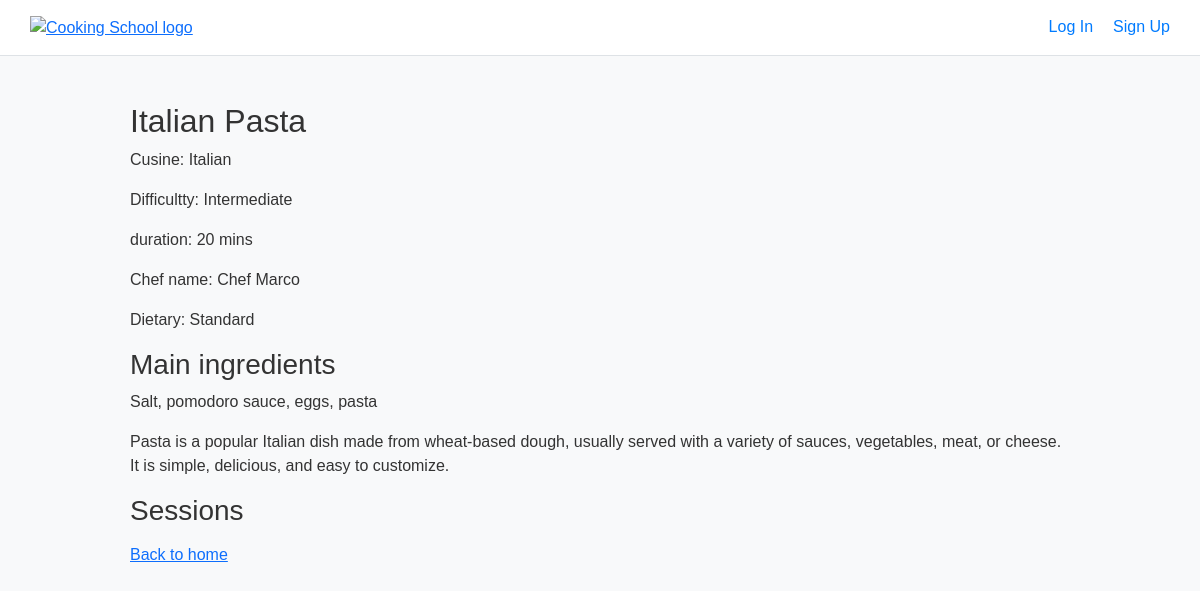
Page /classes/1 on the committed database.
### tables this page shows
CREATE TABLE "cooking_class" (
	"id"	INTEGER NOT NULL UNIQUE,
	"manager_id"	INTEGER NOT NULL,
	"title"	TEXT NOT NULL,
	"cuisine"	TEXT NOT NULL,
	"difficulty"	TEXT NOT NULL,
	"duration"	INTEGER NOT NULL,
	"dietary"	TEXT NOT NULL,
	"chef_name"	TEXT NOT NULL,
	"ingredients"	TEXT NOT NULL,
	"description"	TEXT NOT NULL,
	"img1"	TEXT NOT NULL,
	"img2"	TEXT NOT NULL,
	"img3"	TEXT NOT NULL,
	PRIMARY KEY("id" AUTOINCREMENT)
);

### app.py (the view)
@app.route("/classes/<int:class_id>")
def class_detail(class_id):
    c = cookingClass_dao.get_class_id(class_id)
    if not c:
        flash("Class not found.", category="error")
        return redirect(url_for("home"))
    sessions = classSession_dao.get_sessions_by_class(class_id)
    average_rating = enrollments_dao.get_class_average_rating(class_id)
    return render_template("class_detail.html", c=c, sessions=sessions, average_rating=average_rating)

### classSession_dao.py (called while the page is built)
def get_sessions_by_class(class_id):
  query = "SELECT * FROM class_session WHERE class_id=?"
  conn = sqlite3.connect("cooking_school.db")
  cursor = conn.cursor()
  cursor.execute(query, (class_id,))
  sessions = cursor.fetchall()
  cursor.close()
  conn.close()
  return sessions

### cookingClass_dao.py (called while the page is built)
def get_class_id(class_id):
    conn = sqlite3.connect("cooking_school.db")
    conn.row_factory = sqlite3.Row
    cursor = conn.cursor()
    query = "SELECT * FROM cooking_class WHERE id = ?"
    cursor.execute(query, (class_id,))
    cooking_class = cursor.fetchone()
    cursor.close()
    conn.close()
    return cooking_class

### enrollments_dao.py (called while the page is built)
def get_class_average_rating(class_id):
    conn = sqlite3.connect("cooking_school.db")
    cursor = conn.cursor()
    cursor.execute("SELECT AVG(enrollments.rating) FROM enrollments JOIN class_session ON enrollments.session_id = class_session.id WHERE class_session.class_id = ? AND enrollments.rating > 0", (class_id,))
    average = cursor.fetchone()[0]
    conn.close()
    return average

### templates/class_detail.html (shortened to what this page needs)
{% extends "base.html" %}
{% block content %}
  <div>
    <h2>{{c.title}}</h2>
    <p>Cusine: {{c.cuisine}}</p>
    <p>Difficultty: {{c.difficulty}}</p>
    <p>duration: {{c.duration}} mins</p>
    <p>Chef name: {{c.chef_name}}</p>
    <p>Dietary: {{c.dietary}}</p>
    <h3>Main ingredients</h3>
    <p>{{ c.ingredients }}</p>
    <p>{{c.description}}</p>
    <h3>Sessions</h3>
    <p>
      <a href="{{url_for('home')}}">Back to home</a>
    </p>
  </div>
{% endblock %}

### static/styles/styles.css (style rules this page uses)
body { font-family: Arial, sans-serif; margin: 0; padding: 0; background-color: #f8f9fa; color: #333; }

### rows in the picture
cooking_class: title "Italian Pasta", cuisine "Italian", difficulty "Intermediate", duration "20", chef_name "Chef Marco", dietary "Standard", ingredients "Salt, pomodoro sauce, eggs, pasta", description "Pasta is a popular Italian dish made from wheat-based dough, usually served with a variety of sauces, vegetables, meat, or cheese. It is simple, delicious, and easy to customize."
